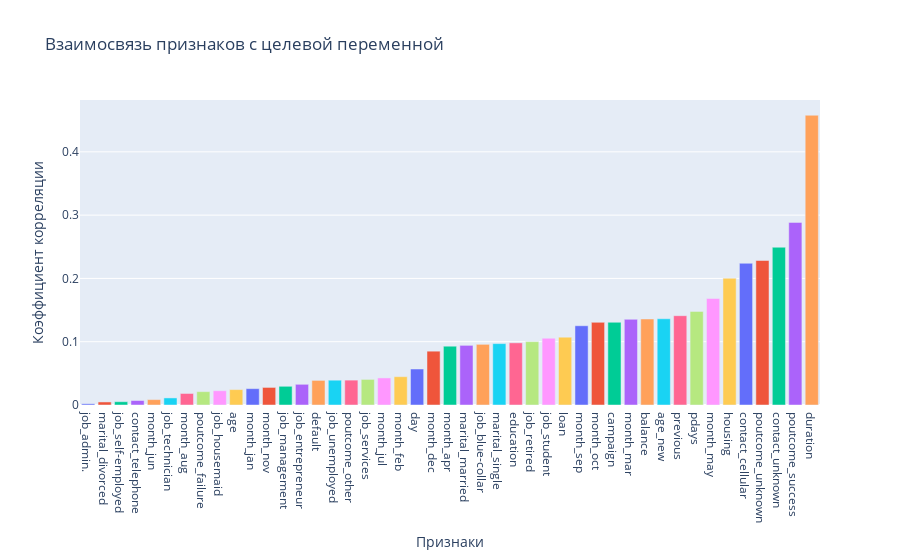

The code cell stored with this chart in its notebook:
### Code cell
#Вычисляем модуль корреляции
corr_with_target = df.corr()['deposit'].abs().sort_values()
#Удаляем корреляцию целевой переменной с самой собой
corr_with_target = corr_with_target.drop('deposit')
#Строим столбчатую диаграмму корреляций
fig = px.bar(
    data_frame=corr_with_target,
    y=corr_with_target.values,
    x=corr_with_target.index,
    color=corr_with_target.index,
    orientation='v',
    title='Взаимосвязь признаков с целевой переменной'
)
fig.update_layout(
    yaxis_title_text='Коэффициент корреляции',
    xaxis_title_text='Признаки',
    showlegend=False
)
fig.show()
fig.write_html("plotly/corr.html")

### Figure 1 — Plotly figure (JSON) as saved in the notebook; plotly's stock layout.template omitted (floating-point values rounded to 4 significant figures)
{"data": [{"alignmentgroup": "True", "hovertemplate": "index=%{x}<br>y=%{y}<extra></extra>", "legendgroup": "job_admin.", "marker": {"color": "#636efa", "pattern": {"shape": ""}}, "name": "job_admin.", "offsetgroup": "job_admin.", "orientation": "v", "showlegend": true, "textposition": "auto", "type": "bar", "x": ["job_admin."], "xaxis": "x", "y": [0.001927], "yaxis": "y"}, {"alignmentgroup": "True", "hovertemplate": "index=%{x}<br>y=%{y}<extra></extra>", "legendgroup": "marital_divorced", "marker": {"color": "#EF553B", "pattern": {"shape": ""}}, "name": "marital_divorced", "offsetgroup": "marital_divorced", "orientation": "v", "showlegend": true, "textposition": "auto", "type": "bar", "x": ["marital_divorced"], "xaxis": "x", "y": [0.004808], "yaxis": "y"}, {"alignmentgroup": "True", "hovertemplate": "index=%{x}<br>y=%{y}<extra></extra>", "legendgroup": "job_self-employed", "marker": {"color": "#00cc96", "pattern": {"shape": ""}}, "name": "job_self-employed", "offsetgroup": "job_self-employed", "orientation": "v", "showlegend": true, "textposition": "auto", "type": "bar", "x": ["job_self-employed"], "xaxis": "x", "y": [0.005194], "yaxis": "y"}, {"alignmentgroup": "True", "hovertemplate": "index=%{x}<br>y=%{y}<extra></extra>", "legendgroup": "contact_telephone", "marker": {"color": "#ab63fa", "pattern": {"shape": ""}}, "name": "contact_telephone", "offsetgroup": "contact_telephone", "orientation": "v", "showlegend": true, "textposition": "auto", "type": "bar", "x": ["contact_telephone"], "xaxis": "x", "y": [0.007064], "yaxis": "y"}, {"alignmentgroup": "True", "hovertemplate": "index=%{x}<br>y=%{y}<extra></extra>", "legendgroup": "month_jun", "marker": {"color": "#FFA15A", "pattern": {"shape": ""}}, "name": "month_jun", "offsetgroup": "month_jun", "orientation": "v", "showlegend": true, "textposition": "auto", "type": "bar", "x": ["month_jun"], "xaxis": "x", "y": [0.008533], "yaxis": "y"}, {"alignmentgroup": "True", "hovertemplate": "index=%{x}<br>y=%{y}<extra></extra>", "legendgroup": "job_technician", "marker": {"color": "#19d3f3", "pattern": {"shape": ""}}, "name": "job_technician", "offsetgroup": "job_technician", "orientation": "v", "showlegend": true, "textposition": "auto", "type": "bar", "x": ["job_technician"], "xaxis": "x", "y": [0.01119], "yaxis": "y"}, {"alignmentgroup": "True", "hovertemplate": "index=%{x}<br>y=%{y}<extra></extra>", "legendgroup": "month_aug", "marker": {"color": "#FF6692", "pattern": {"shape": ""}}, "name": "month_aug", "offsetgroup": "month_aug", "orientation": "v", "showlegend": true, "textposition": "auto", "type": "bar", "x": ["month_aug"], "xaxis": "x", "y": [0.01822], "yaxis": "y"}, {"alignmentgroup": "True", "hovertemplate": "index=%{x}<br>y=%{y}<extra></extra>", "legendgroup": "poutcome_failure", "marker": {"color": "#B6E880", "pattern": {"shape": ""}}, "name": "poutcome_failure", "offsetgroup": "poutcome_failure", "orientation": "v", "showlegend": true, "textposition": "auto", "type": "bar", "x": ["poutcome_failure"], "xaxis": "x", "y": [0.02112], "yaxis": "y"}, {"alignmentgroup": "True", "hovertemplate": "index=%{x}<br>y=%{y}<extra></extra>", "legendgroup": "job_housemaid", "marker": {"color": "#FF97FF", "pattern": {"shape": ""}}, "name": "job_housemaid", "offsetgroup": "job_housemaid", "orientation": "v", "showlegend": true, "textposition": "auto", "type": "bar", "x": ["job_housemaid"], "xaxis": "x", "y": [0.02257], "yaxis": "y"}, {"alignmentgroup": "True", "hovertemplate": "index=%{x}<br>y=%{y}<extra></extra>", "legendgroup": "age", "marker": {"color": "#FECB52", "pattern": {"shape": ""}}, "name": "age", "offsetgroup": "age", "orientation": "v", "showlegend": true, "textposition": "auto", "type": "bar", "x": ["age"], "xaxis": "x", "y": [0.02436], "yaxis": "y"}, {"alignmentgroup": "True", "hovertemplate": "index=%{x}<br>y=%{y}<extra></extra>", "legendgroup": "month_jan", "marker": {"color": "#636efa", "pattern": {"shape": ""}}, "name": "month_jan", "offsetgroup": "month_jan", "orientation": "v", "showlegend": true, "textposition": "auto", "type": "bar", "x": ["month_jan"], "xaxis": "x", "y": [0.02585], "yaxis": "y"}, {"alignmentgroup": "True", "hovertemplate": "index=%{x}<br>y=%{y}<extra></extra>", "legendgroup": "month_nov", "marker": {"color": "#EF553B", "pattern": {"shape": ""}}, "name": "month_nov", "offsetgroup": "month_nov", "orientation": "v", "showlegend": true, "textposition": "auto", "type": "bar", "x": ["month_nov"], "xaxis": "x", "y": [0.02775], "yaxis": "y"}, {"alignmentgroup": "True", "hovertemplate": "index=%{x}<br>y=%{y}<extra></extra>", "legendgroup": "job_management", "marker": {"color": "#00cc96", "pattern": {"shape": ""}}, "name": "job_management", "offsetgroup": "job_management", "orientation": "v", "showlegend": true, "textposition": "auto", "type": "bar", "x": ["job_management"], "xaxis": "x", "y": [0.02957], "yaxis": "y"}, {"alignmentgroup": "True", "hovertemplate": "index=%{x}<br>y=%{y}<extra></extra>", "legendgroup": "job_entrepreneur", "marker": {"color": "#ab63fa", "pattern": {"shape": ""}}, "name": "job_entrepreneur", "offsetgroup": "job_entrepreneur", "orientation": "v", "showlegend": true, "textposition": "auto", "type": "bar", "x": ["job_entrepreneur"], "xaxis": "x", "y": [0.03271], "yaxis": "y"}, {"alignmentgroup": "True", "hovertemplate": "index=%{x}<br>y=%{y}<extra></extra>", "legendgroup": "default", "marker": {"color": "#FFA15A", "pattern": {"shape": ""}}, "name": "default", "offsetgroup": "default", "orientation": "v", "showlegend": true, "textposition": "auto", "type": "bar", "x": ["default"], "xaxis": "x", "y": [0.03887], "yaxis": "y"}, {"alignmentgroup": "True", "hovertemplate": "index=%{x}<br>y=%{y}<extra></extra>", "legendgroup": "job_unemployed", "marker": {"color": "#19d3f3", "pattern": {"shape": ""}}, "name": "job_unemployed", "offsetgroup": "job_unemployed", "orientation": "v", "showlegend": true, "textposition": "auto", "type": "bar", "x": ["job_unemployed"], "xaxis": "x", "y": [0.0392], "yaxis": "y"}, {"alignmentgroup": "True", "hovertemplate": "index=%{x}<br>y=%{y}<extra></extra>", "legendgroup": "poutcome_other", "marker": {"color": "#FF6692", "pattern": {"shape": ""}}, "name": "poutcome_other", "offsetgroup": "poutcome_other", "orientation": "v", "showlegend": true, "textposition": "auto", "type": "bar", "x": ["poutcome_other"], "xaxis": "x", "y": [0.03932], "yaxis": "y"}, {"alignmentgroup": "True", "hovertemplate": "index=%{x}<br>y=%{y}<extra></extra>", "legendgroup": "job_services", "marker": {"color": "#B6E880", "pattern": {"shape": ""}}, "name": "job_services", "offsetgroup": "job_services", "orientation": "v", "showlegend": true, "textposition": "auto", "type": "bar", "x": ["job_services"], "xaxis": "x", "y": [0.04043], "yaxis": "y"}, {"alignmentgroup": "True", "hovertemplate": "index=%{x}<br>y=%{y}<extra></extra>", "legendgroup": "month_jul", "marker": {"color": "#FF97FF", "pattern": {"shape": ""}}, "name": "month_jul", "offsetgroup": "month_jul", "orientation": "v", "showlegend": true, "textposition": "auto", "type": "bar", "x": ["month_jul"], "xaxis": "x", "y": [0.04278], "yaxis": "y"}, {"alignmentgroup": "True", "hovertemplate": "index=%{x}<br>y=%{y}<extra></extra>", "legendgroup": "month_feb", "marker": {"color": "#FECB52", "pattern": {"shape": ""}}, "name": "month_feb", "offsetgroup": "month_feb", "orientation": "v", "showlegend": true, "textposition": "auto", "type": "bar", "x": ["month_feb"], "xaxis": "x", "y": [0.04473], "yaxis": "y"}, {"alignmentgroup": "True", "hovertemplate": "index=%{x}<br>y=%{y}<extra></extra>", "legendgroup": "day", "marker": {"color": "#636efa", "pattern": {"shape": ""}}, "name": "day", "offsetgroup": "day", "orientation": "v", "showlegend": true, "textposition": "auto", "type": "bar", "x": ["day"], "xaxis": "x", "y": [0.05688], "yaxis": "y"}, {"alignmentgroup": "True", "hovertemplate": "index=%{x}<br>y=%{y}<extra></extra>", "legendgroup": "month_dec", "marker": {"color": "#EF553B", "pattern": {"shape": ""}}, "name": "month_dec", "offsetgroup": "month_dec", "orientation": "v", "showlegend": true, "textposition": "auto", "type": "bar", "x": ["month_dec"], "xaxis": "x", "y": [0.08504], "yaxis": "y"}, {"alignmentgroup": "True", "hovertemplate": "index=%{x}<br>y=%{y}<extra></extra>", "legendgroup": "month_apr", "marker": {"color": "#00cc96", "pattern": {"shape": ""}}, "name": "month_apr", "offsetgroup": "month_apr", "orientation": "v", "showlegend": true, "textposition": "auto", "type": "bar", "x": ["month_apr"], "xaxis": "x", "y": [0.09289], "yaxis": "y"}, {"alignmentgroup": "True", "hovertemplate": "index=%{x}<br>y=%{y}<extra></extra>", "legendgroup": "marital_married", "marker": {"color": "#ab63fa", "pattern": {"shape": ""}}, "name": "marital_married", "offsetgroup": "marital_married", "orientation": "v", "showlegend": true, "textposition": "auto", "type": "bar", "x": ["marital_married"], "xaxis": "x", "y": [0.09425], "yaxis": "y"}, {"alignmentgroup": "True", "hovertemplate": "index=%{x}<br>y=%{y}<extra></extra>", "legendgroup": "job_blue-collar", "marker": {"color": "#FFA15A", "pattern": {"shape": ""}}, "name": "job_blue-collar", "offsetgroup": "job_blue-collar", "orientation": "v", "showlegend": true, "textposition": "auto", "type": "bar", "x": ["job_blue-collar"], "xaxis": "x", "y": [0.09585], "yaxis": "y"}, {"alignmentgroup": "True", "hovertemplate": "index=%{x}<br>y=%{y}<extra></extra>", "legendgroup": "marital_single", "marker": {"color": "#19d3f3", "pattern": {"shape": ""}}, "name": "marital_single", "offsetgroup": "marital_single", "orientation": "v", "showlegend": true, "textposition": "auto", "type": "bar", "x": ["marital_single"], "xaxis": "x", "y": [0.09701], "yaxis": "y"}, {"alignmentgroup": "True", "hovertemplate": "index=%{x}<br>y=%{y}<extra></extra>", "legendgroup": "education", "marker": {"color": "#FF6692", "pattern": {"shape": ""}}, "name": "education", "offsetgroup": "education", "orientation": "v", "showlegend": true, "textposition": "auto", "type": "bar", "x": ["education"], "xaxis": "x", "y": [0.09825], "yaxis": "y"}, {"alignmentgroup": "True", "hovertemplate": "index=%{x}<br>y=%{y}<extra></extra>", "legendgroup": "job_retired", "marker": {"color": "#B6E880", "pattern": {"shape": ""}}, "name": "job_retired", "offsetgroup": "job_retired", "orientation": "v", "showlegend": true, "textposition": "auto", "type": "bar", "x": ["job_retired"], "xaxis": "x", "y": [0.1001], "yaxis": "y"}, {"alignmentgroup": "True", "hovertemplate": "index=%{x}<br>y=%{y}<extra></extra>", "legendgroup": "job_student", "marker": {"color": "#FF97FF", "pattern": {"shape": ""}}, "name": "job_student", "offsetgroup": "job_student", "orientation": "v", "showlegend": true, "textposition": "auto", "type": "bar", "x": ["job_student"], "xaxis": "x", "y": [0.1056], "yaxis": "y"}, {"alignmentgroup": "True", "hovertemplate": "index=%{x}<br>y=%{y}<extra></extra>", "legendgroup": "loan", "marker": {"color": "#FECB52", "pattern": {"shape": ""}}, "name": "loan", "offsetgroup": "loan", "orientation": "v", "showlegend": true, "textposition": "auto", "type": "bar", "x": ["loan"], "xaxis": "x", "y": [0.1072], "yaxis": "y"}, {"alignmentgroup": "True", "hovertemplate": "index=%{x}<br>y=%{y}<extra></extra>", "legendgroup": "month_sep", "marker": {"color": "#636efa", "pattern": {"shape": ""}}, "name": "month_sep", "offsetgroup": "month_sep", "orientation": "v", "showlegend": true, "textposition": "auto", "type": "bar", "x": ["month_sep"], "xaxis": "x", "y": [0.1252], "yaxis": "y"}, {"alignmentgroup": "True", "hovertemplate": "index=%{x}<br>y=%{y}<extra></extra>", "legendgroup": "month_oct", "marker": {"color": "#EF553B", "pattern": {"shape": ""}}, "name": "month_oct", "offsetgroup": "month_oct", "orientation": "v", "showlegend": true, "textposition": "auto", "type": "bar", "x": ["month_oct"], "xaxis": "x", "y": [0.1306], "yaxis": "y"}, {"alignmentgroup": "True", "hovertemplate": "index=%{x}<br>y=%{y}<extra></extra>", "legendgroup": "campaign", "marker": {"color": "#00cc96", "pattern": {"shape": ""}}, "name": "campaign", "offsetgroup": "campaign", "orientation": "v", "showlegend": true, "textposition": "auto", "type": "bar", "x": ["campaign"], "xaxis": "x", "y": [0.1307], "yaxis": "y"}, {"alignmentgroup": "True", "hovertemplate": "index=%{x}<br>y=%{y}<extra></extra>", "legendgroup": "month_mar", "marker": {"color": "#ab63fa", "pattern": {"shape": ""}}, "name": "month_mar", "offsetgroup": "month_mar", "orientation": "v", "showlegend": true, "textposition": "auto", "type": "bar", "x": ["month_mar"], "xaxis": "x", "y": [0.1353], "yaxis": "y"}, {"alignmentgroup": "True", "hovertemplate": "index=%{x}<br>y=%{y}<extra></extra>", "legendgroup": "balance", "marker": {"color": "#FFA15A", "pattern": {"shape": ""}}, "name": "balance", "offsetgroup": "balance", "orientation": "v", "showlegend": true, "textposition": "auto", "type": "bar", "x": ["balance"], "xaxis": "x", "y": [0.1359], "yaxis": "y"}, {"alignmentgroup": "True", "hovertemplate": "index=%{x}<br>y=%{y}<extra></extra>", "legendgroup": "age_new", "marker": {"color": "#19d3f3", "pattern": {"shape": ""}}, "name": "age_new", "offsetgroup": "age_new", "orientation": "v", "showlegend": true, "textposition": "auto", "type": "bar", "x": ["age_new"], "xaxis": "x", "y": [0.1362], "yaxis": "y"}, {"alignmentgroup": "True", "hovertemplate": "index=%{x}<br>y=%{y}<extra></extra>", "legendgroup": "previous", "marker": {"color": "#FF6692", "pattern": {"shape": ""}}, "name": "previous", "offsetgroup": "previous", "orientation": "v", "showlegend": true, "textposition": "auto", "type": "bar", "x": ["previous"], "xaxis": "x", "y": [0.1411], "yaxis": "y"}, {"alignmentgroup": "True", "hovertemplate": "index=%{x}<br>y=%{y}<extra></extra>", "legendgroup": "pdays", "marker": {"color": "#B6E880", "pattern": {"shape": ""}}, "name": "pdays", "offsetgroup": "pdays", "orientation": "v", "showlegend": true, "textposition": "auto", "type": "bar", "x": ["pdays"], "xaxis": "x", "y": [0.1479], "yaxis": "y"}, {"alignmentgroup": "True", "hovertemplate": "index=%{x}<br>y=%{y}<extra></extra>", "legendgroup": "month_may", "marker": {"color": "#FF97FF", "pattern": {"shape": ""}}, "name": "month_may", "offsetgroup": "month_may", "orientation": "v", "showlegend": true, "textposition": "auto", "type": "bar", "x": ["month_may"], "xaxis": "x", "y": [0.1682], "yaxis": "y"}, {"alignmentgroup": "True", "hovertemplate": "index=%{x}<br>y=%{y}<extra></extra>", "legendgroup": "housing", "marker": {"color": "#FECB52", "pattern": {"shape": ""}}, "name": "housing", "offsetgroup": "housing", "orientation": "v", "showlegend": true, "textposition": "auto", "type": "bar", "x": ["housing"], "xaxis": "x", "y": [0.2003], "yaxis": "y"}, {"alignmentgroup": "True", "hovertemplate": "index=%{x}<br>y=%{y}<extra></extra>", "legendgroup": "contact_cellular", "marker": {"color": "#636efa", "pattern": {"shape": ""}}, "name": "contact_cellular", "offsetgroup": "contact_cellular", "orientation": "v", "showlegend": true, "textposition": "auto", "type": "bar", "x": ["contact_cellular"], "xaxis": "x", "y": [0.2239], "yaxis": "y"}, {"alignmentgroup": "True", "hovertemplate": "index=%{x}<br>y=%{y}<extra></extra>", "legendgroup": "poutcome_unknown", "marker": {"color": "#EF553B", "pattern": {"shape": ""}}, "name": "poutcome_unknown", "offsetgroup": "poutcome_unknown", "orientation": "v", "showlegend": true, "textposition": "auto", "type": "bar", "x": ["poutcome_unknown"], "xaxis": "x", "y": [0.2283], "yaxis": "y"}, {"alignmentgroup": "True", "hovertemplate": "index=%{x}<br>y=%{y}<extra></extra>", "legendgroup": "contact_unknown", "marker": {"color": "#00cc96", "pattern": {"shape": ""}}, "name": "contact_unknown", "offsetgroup": "contact_unknown", "orientation": "v", "showlegend": true, "textposition": "auto", "type": "bar", "x": ["contact_unknown"], "xaxis": "x", "y": [0.2493], "yaxis": "y"}, {"alignmentgroup": "True", "hovertemplate": "index=%{x}<br>y=%{y}<extra></extra>", "legendgroup": "poutcome_success", "marker": {"color": "#ab63fa", "pattern": {"shape": ""}}, "name": "poutcome_success", "offsetgroup": "poutcome_success", "orientation": "v", "showlegend": true, "textposition": "auto", "type": "bar", "x": ["poutcome_success"], "xaxis": "x", "y": [0.2885], "yaxis": "y"}, {"alignmentgroup": "True", "hovertemplate": "index=%{x}<br>y=%{y}<extra></extra>", "legendgroup": "duration", "marker": {"color": "#FFA15A", "pattern": {"shape": ""}}, "name": "duration", "offsetgroup": "duration", "orientation": "v", "showlegend": true, "textposition": "auto", "type": "bar", "x": ["duration"], "xaxis": "x", "y": [0.4578], "yaxis": "y"}], "layout": {"barmode": "relative", "legend": {"title": {"text": "index"}, "tracegroupgap": 0}, "showlegend": false, "title": {"text": "Взаимосвязь признаков с целевой переменной"}, "xaxis": {"anchor": "y", "categoryarray": ["job_admin.", "marital_divorced", "job_self-employed", "contact_telephone", "month_jun", "job_technician", "month_aug", "poutcome_failure", "job_housemaid", "age", "month_jan", "month_nov", "job_management", "job_entrepreneur", "default", "job_unemployed", "poutcome_other", "job_services", "month_jul", "month_feb", "day", "month_dec", "month_apr", "marital_married", "job_blue-collar", "marital_single", "education", "job_retired", "job_student", "loan", "month_sep", "month_oct", "campaign", "month_mar", "balance", "age_new", "previous", "pdays", "month_may", "housing", "contact_cellular", "poutcome_unknown", "contact_unknown", "poutcome_success", "duration"], "categoryorder": "array", "domain": [0, 1], "title": {"text": "Признаки"}}, "yaxis": {"anchor": "x", "domain": [0, 1], "title": {"text": "Коэффициент корреляции"}}}}
